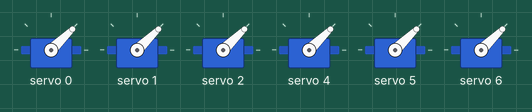
Bench run of a sketch on a simulated Arduino Uno, built with avr-gcc and run on an emulated ATmega328P. Parts: 6 × servo.

Above: at 0.05 s.
At 1.25 s:
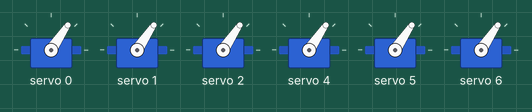
At 2.5 s:
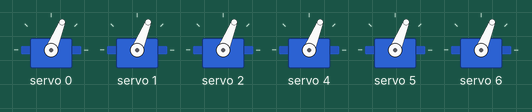
At 3.75 s:
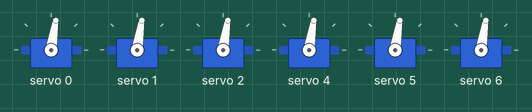
At 5.0 s:
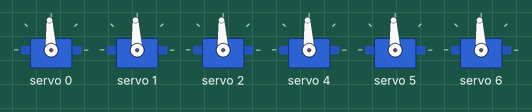
Timing chart, 0 to 6.5 s (numbered marks = the images above):
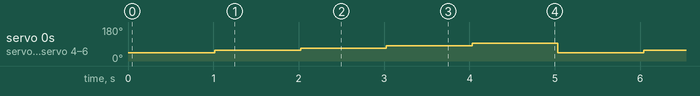

Measured:
- by itself, servo 0–2, servo 4–6: repeats every 5.0 s: 68° 1.0 s, 81° 1.0 s, 93° 1.0 s, 44° 1.0 s, 56° 1.0 s

The sketch:

ServoControllerCode.ino
```cpp
#include <Adafruit_PWMServoDriver.h>
#include <Wire.h>

Adafruit_PWMServoDriver pwm = Adafruit_PWMServoDriver();

#define USMIN  1000 // This is the rounded 'minimum' microsecond length based on the minimum pulse of 150
#define USMAX  1500 // This is the rounded 'maximum' microsecond length based on the maximum pulse of 600
#define SERVO_FREQ 50 // Analog servos run at ~50 Hz updates
#define servo0  0 // servo being driven
#define servo1  1 // servo being driven
#define servo2  2 // servo being driven
#define servo3  4 // servo being driven
#define servo4  5 // servo being driven
#define servo5  6 // servo being driven

void setup() {
  Serial.begin(9600);

  pwm.begin();
  pwm.setOscillatorFrequency(27000000);
  pwm.setPWMFreq(SERVO_FREQ);  // Analog servos run at ~50 Hz updates

  delay(10);
}

void loop() {
  pwm.writeMicroseconds(servo0, 0*(USMAX-USMIN)/4+USMIN);
  pwm.writeMicroseconds(servo1, 0*(USMAX-USMIN)/4+USMIN);
  pwm.writeMicroseconds(servo2, 0*(USMAX-USMIN)/4+USMIN);
  pwm.writeMicroseconds(servo3, 0*(USMAX-USMIN)/4+USMIN);
  pwm.writeMicroseconds(servo4, 0*(USMAX-USMIN)/4+USMIN);
  pwm.writeMicroseconds(servo5, 0*(USMAX-USMIN)/4+USMIN);
  delay(1000);
  pwm.writeMicroseconds(servo0, 1*(USMAX-USMIN)/4+USMIN);
  pwm.writeMicroseconds(servo1, 1*(USMAX-USMIN)/4+USMIN);
  pwm.writeMicroseconds(servo2, 1*(USMAX-USMIN)/4+USMIN);
  pwm.writeMicroseconds(servo3, 1*(USMAX-USMIN)/4+USMIN);
  pwm.writeMicroseconds(servo4, 1*(USMAX-USMIN)/4+USMIN);
  pwm.writeMicroseconds(servo5, 1*(USMAX-USMIN)/4+USMIN);
  delay(1000);
  pwm.writeMicroseconds(servo0, 2*(USMAX-USMIN)/4+USMIN);
  pwm.writeMicroseconds(servo1, 2*(USMAX-USMIN)/4+USMIN);
  pwm.writeMicroseconds(servo2, 2*(USMAX-USMIN)/4+USMIN);
  pwm.writeMicroseconds(servo3, 2*(USMAX-USMIN)/4+USMIN);
  pwm.writeMicroseconds(servo4, 2*(USMAX-USMIN)/4+USMIN);
  pwm.writeMicroseconds(servo5, 2*(USMAX-USMIN)/4+USMIN);
  delay(1000);
  pwm.writeMicroseconds(servo0, 3*(USMAX-USMIN)/4+USMIN);
  pwm.writeMicroseconds(servo1, 3*(USMAX-USMIN)/4+USMIN);
  pwm.writeMicroseconds(servo2, 3*(USMAX-USMIN)/4+USMIN);
  pwm.writeMicroseconds(servo3, 3*(USMAX-USMIN)/4+USMIN);
  pwm.writeMicroseconds(servo4, 3*(USMAX-USMIN)/4+USMIN);
  pwm.writeMicroseconds(servo5, 3*(USMAX-USMIN)/4+USMIN);
  delay(1000);
  pwm.writeMicroseconds(servo0, 4*(USMAX-USMIN)/4+USMIN);
  pwm.writeMicroseconds(servo1, 4*(USMAX-USMIN)/4+USMIN);
  pwm.writeMicroseconds(servo2, 4*(USMAX-USMIN)/4+USMIN);
  pwm.writeMicroseconds(servo3, 4*(USMAX-USMIN)/4+USMIN);
  pwm.writeMicroseconds(servo4, 4*(USMAX-USMIN)/4+USMIN);
  pwm.writeMicroseconds(servo5, 4*(USMAX-USMIN)/4+USMIN);
  delay(1000);
}
```
